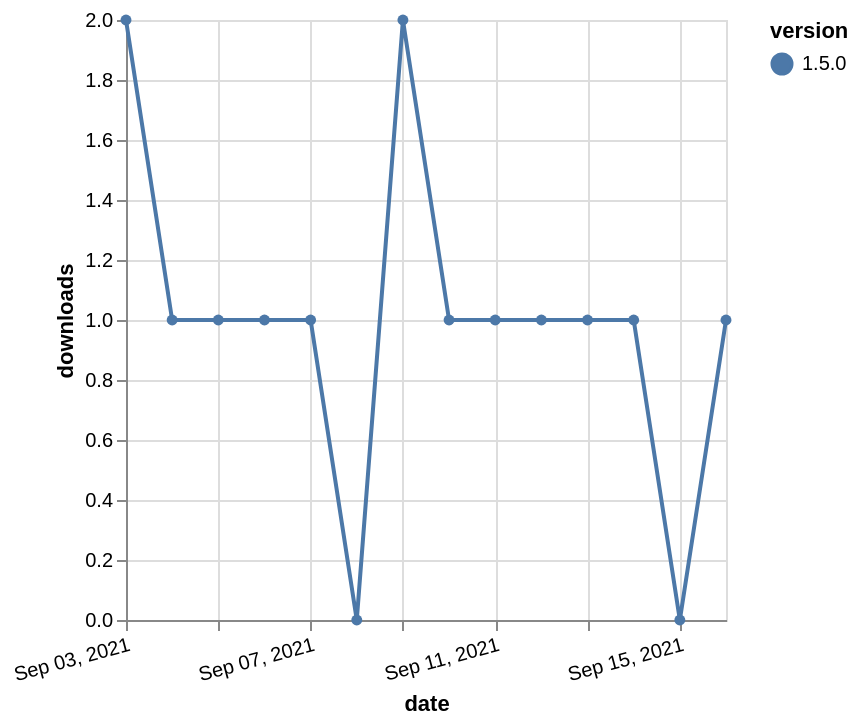

Source (Vega-Lite JSON):
### Vega-Lite specification from a JSON file in a GitHub repository (floating-point values rounded to 4 significant figures)
{"$schema": "https://vega.github.io/schema/vega-lite/v5.json", "description": "A simple bar chart with embedded data.", "data": {"values": [{"date": "2021-09-03", "total": 112, "delta": 2, "version": "1.5.0"}, {"date": "2021-09-04", "total": 113, "delta": 1, "version": "1.5.0"}, {"date": "2021-09-05", "total": 114, "delta": 1, "version": "1.5.0"}, {"date": "2021-09-06", "total": 115, "delta": 1, "version": "1.5.0"}, {"date": "2021-09-07", "total": 116, "delta": 1, "version": "1.5.0"}, {"date": "2021-09-08", "total": 116, "delta": 0, "version": "1.5.0"}, {"date": "2021-09-09", "total": 118, "delta": 2, "version": "1.5.0"}, {"date": "2021-09-10", "total": 119, "delta": 1, "version": "1.5.0"}, {"date": "2021-09-11", "total": 120, "delta": 1, "version": "1.5.0"}, {"date": "2021-09-12", "total": 121, "delta": 1, "version": "1.5.0"}, {"date": "2021-09-13", "total": 122, "delta": 1, "version": "1.5.0"}, {"date": "2021-09-14", "total": 123, "delta": 1, "version": "1.5.0"}, {"date": "2021-09-15", "total": 123, "delta": 0, "version": "1.5.0"}, {"date": "2021-09-16", "total": 124, "delta": 1, "version": "1.5.0"}]}, "width": "container", "mark": {"type": "line", "point": {"filled": true}}, "encoding": {"x": {"field": "date", "type": "temporal", "timeUnit": "yearmonthdate", "title": "date", "axis": {"labelAngle": -15}}, "y": {"field": "delta", "type": "quantitative", "title": "downloads"}, "color": {"field": "version", "type": "nominal"}, "tooltip": {"field": "delta"}}}
